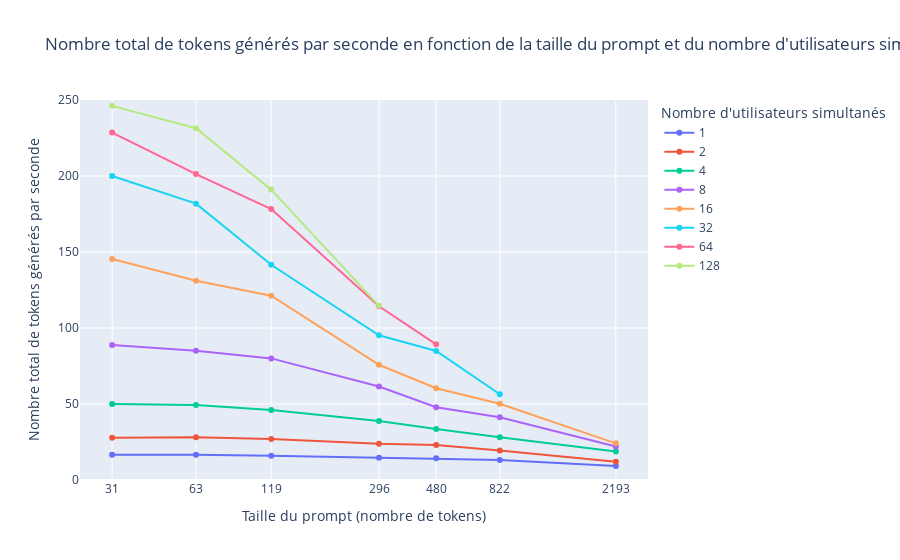

The notebook cell saved with this chart:
### Code cell
fig = px.line(df, x='nb_tokens', y='total', color="nb_users", log_x=True, range_y=[0, 250], title="Nombre total de tokens générés par seconde en fonction de la taille du prompt et du nombre d'utilisateurs simultanés.")
fig.update_traces(mode='lines+markers')
fig.update_layout(
    xaxis = {
        'tickmode': 'array',
        'tickvals': nb_tokens,
        'title': 'Taille du prompt (nombre de tokens)',
    },
    yaxis = {
        'title': 'Nombre total de tokens générés par seconde',
    },
    legend = {
        'title': 'Nombre d\'utilisateurs simultanés',
    }
)

### Figure 1 — Plotly figure (JSON) as saved in the notebook; plotly's stock layout.template omitted (floating-point values rounded to 4 significant figures)
{"data": [{"hovertemplate": "nb_users=1<br>nb_tokens=%{x}<br>total=%{y}<extra></extra>", "legendgroup": "1", "line": {"color": "#636efa", "dash": "solid"}, "marker": {"symbol": "circle"}, "mode": "lines+markers", "name": "1", "orientation": "v", "showlegend": true, "type": "scatter", "x": [31, 63, 119, 296, 480, 822, 2193], "xaxis": "x", "y": [16.67, 16.67, 15.87, 14.71, 14.29, 13.16, 9.174], "yaxis": "y"}, {"hovertemplate": "nb_users=2<br>nb_tokens=%{x}<br>total=%{y}<extra></extra>", "legendgroup": "2", "line": {"color": "#EF553B", "dash": "solid"}, "marker": {"symbol": "circle"}, "mode": "lines+markers", "name": "2", "orientation": "v", "showlegend": true, "type": "scatter", "x": [31, 63, 119, 296, 480, 822, 2193], "xaxis": "x", "y": [27.78, 28.17, 27.03, 23.81, 22.99, 19.42, 11.98], "yaxis": "y"}, {"hovertemplate": "nb_users=4<br>nb_tokens=%{x}<br>total=%{y}<extra></extra>", "legendgroup": "4", "line": {"color": "#00cc96", "dash": "solid"}, "marker": {"symbol": "circle"}, "mode": "lines+markers", "name": "4", "orientation": "v", "showlegend": true, "type": "scatter", "x": [31, 63, 119, 296, 480, 822, 2193], "xaxis": "x", "y": [50, 49.38, 45.98, 38.83, 33.61, 28.17, 18.78], "yaxis": "y"}, {"hovertemplate": "nb_users=8<br>nb_tokens=%{x}<br>total=%{y}<extra></extra>", "legendgroup": "8", "line": {"color": "#ab63fa", "dash": "solid"}, "marker": {"symbol": "circle"}, "mode": "lines+markers", "name": "8", "orientation": "v", "showlegend": true, "type": "scatter", "x": [31, 63, 119, 296, 480, 822, 2193], "xaxis": "x", "y": [88.89, 85.11, 80, 61.54, 47.9, 41.24, 22.1], "yaxis": "y"}, {"hovertemplate": "nb_users=16<br>nb_tokens=%{x}<br>total=%{y}<extra></extra>", "legendgroup": "16", "line": {"color": "#FFA15A", "dash": "solid"}, "marker": {"symbol": "circle"}, "mode": "lines+markers", "name": "16", "orientation": "v", "showlegend": true, "type": "scatter", "x": [31, 63, 119, 296, 480, 822, 2193], "xaxis": "x", "y": [145.5, 131.1, 121.2, 75.83, 60.38, 50.16, 24.1], "yaxis": "y"}, {"hovertemplate": "nb_users=32<br>nb_tokens=%{x}<br>total=%{y}<extra></extra>", "legendgroup": "32", "line": {"color": "#19d3f3", "dash": "solid"}, "marker": {"symbol": "circle"}, "mode": "lines+markers", "name": "32", "orientation": "v", "showlegend": true, "type": "scatter", "x": [31, 63, 119, 296, 480, 822, 2193], "xaxis": "x", "y": [200, 181.8, 141.6, 95.24, 84.88, 56.44, null], "yaxis": "y"}, {"hovertemplate": "nb_users=64<br>nb_tokens=%{x}<br>total=%{y}<extra></extra>", "legendgroup": "64", "line": {"color": "#FF6692", "dash": "solid"}, "marker": {"symbol": "circle"}, "mode": "lines+markers", "name": "64", "orientation": "v", "showlegend": true, "type": "scatter", "x": [31, 63, 119, 296, 480, 822, 2193], "xaxis": "x", "y": [228.6, 201.3, 178.3, 114.3, 89.26, null, null], "yaxis": "y"}, {"hovertemplate": "nb_users=128<br>nb_tokens=%{x}<br>total=%{y}<extra></extra>", "legendgroup": "128", "line": {"color": "#B6E880", "dash": "solid"}, "marker": {"symbol": "circle"}, "mode": "lines+markers", "name": "128", "orientation": "v", "showlegend": true, "type": "scatter", "x": [31, 63, 119, 296, 480, 822, 2193], "xaxis": "x", "y": [246.2, 231.5, 191.0, 114.6, null, null, null], "yaxis": "y"}], "layout": {"legend": {"title": {"text": "Nombre d'utilisateurs simultanés"}, "tracegroupgap": 0}, "title": {"text": "Nombre total de tokens générés par seconde en fonction de la taille du prompt et du nombre d'utilisateurs simultanés."}, "xaxis": {"anchor": "y", "domain": [0, 1], "tickmode": "array", "tickvals": [31, 63, 119, 296, 480, 822, 2193], "title": {"text": "Taille du prompt (nombre de tokens)"}, "type": "log"}, "yaxis": {"anchor": "x", "domain": [0, 1], "range": [0, 250], "title": {"text": "Nombre total de tokens générés par seconde"}}}}
